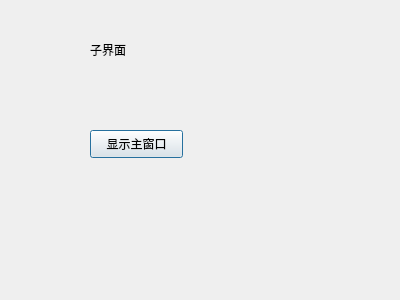
<?xml version="1.0" encoding="UTF-8"?>
<ui version="4.0">
 <class>childDialog</class>
 <widget class="QDialog" name="childDialog">
  <property name="geometry">
   <rect>
    <x>0</x>
    <y>0</y>
    <width>400</width>
    <height>300</height>
   </rect>
  </property>
  <property name="windowTitle">
   <string>Dialog</string>
  </property>
  <widget class="QLabel" name="label">
   <property name="geometry">
    <rect>
     <x>90</x>
     <y>40</y>
     <width>69</width>
     <height>19</height>
    </rect>
   </property>
   <property name="text">
    <string>子界面</string>
   </property>
  </widget>
  <widget class="QPushButton" name="showMainButton">
   <property name="geometry">
    <rect>
     <x>90</x>
     <y>130</y>
     <width>93</width>
     <height>28</height>
    </rect>
   </property>
   <property name="text">
    <string>显示主窗口</string>
   </property>
  </widget>
 </widget>
 <resources/>
 <connections/>
</ui>
